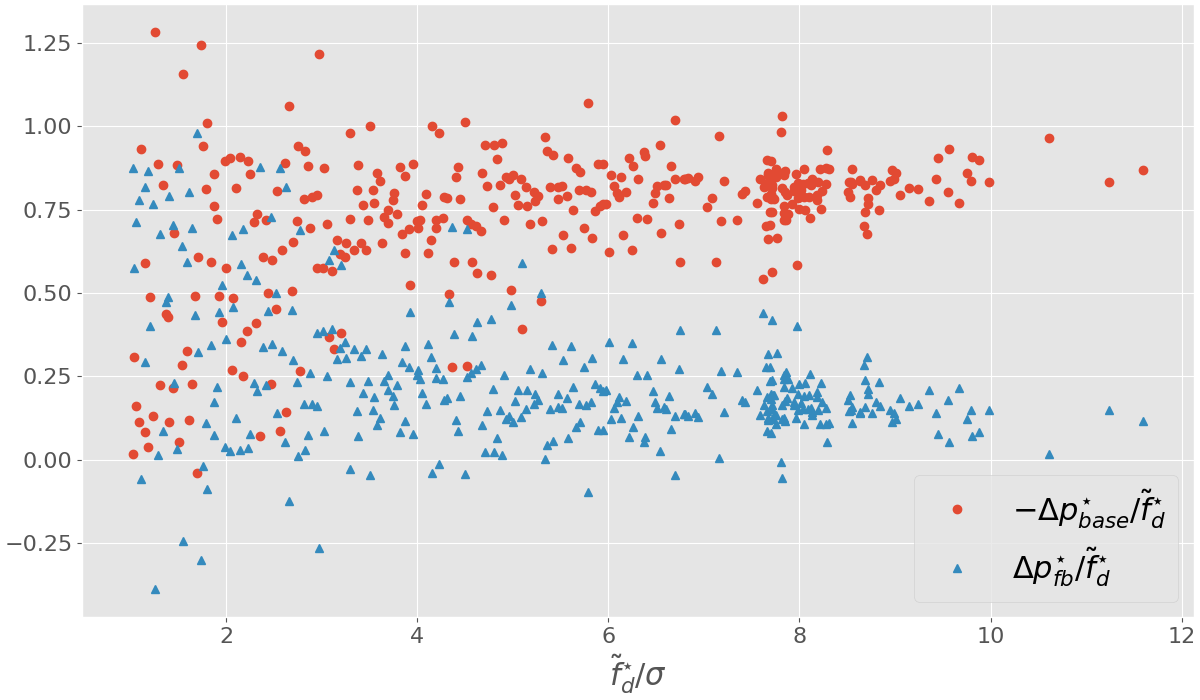

Source code (Python):
import csv
import os
import numpy as np
import matplotlib.style
import matplotlib.pyplot as plt
from os.path import abspath, dirname, join, basename, splitext

plt.style.use('ggplot')

prefix = join(
    abspath(dirname(__file__)), "data"
    )

meanPf = 5.68;
meanPr = 5.65;
meanDrag = 0.0252;
M = (meanPf + meanPr)/2;
sig = 0.0412;
mu = 0.0252;

path_csv = join(prefix, "peaks.csv")
csv_file_handle = open(path_csv, "r")

flucts_reader = csv.reader(csv_file_handle, delimiter=",")
flucts = [_tuple for i, _tuple in enumerate(flucts_reader) if os.path.isfile(join(prefix, "event_{}/dragFile.dat".format(i)))]
csv_file_handle.seek(0)
event_dirs = [join(prefix, "event_{}".format(i)) for i, _tuple in enumerate(flucts_reader) if os.path.isfile(join(prefix, "event_{}/dragFile.dat".format(i)))]
csv_file_handle.close()
NbExtremeEvents = 104
prefix = '/home/tlestang/transition_hdd/thibault/These/lbm_code/seq/draft/etude_dynamique/instant_events/'
extreme_event_dirs = [os.path.join(prefix, "event_{}_feb".format(i+1)) for i in range(NbExtremeEvents)]

maxDrag = []
frontContrib = []
rearContrib = []
for counter, fluct in enumerate(flucts):
    dir_name, init_file, nb_timesteps, peak, value = fluct
    drag = np.fromfile(os.path.join(event_dirs[counter],'dragFile.dat'), float, -1, "")
    pFront = np.fromfile(os.path.join(event_dirs[counter],'pFront.dat'), float, -1, "")
    pRear = np.fromfile(os.path.join(event_dirs[counter],'pRear.dat'), float, -1, "")
    vTop = np.fromfile(os.path.join(event_dirs[counter],'viscousTop.dat'), float, -1, "")
    vBot = np.fromfile(os.path.join(event_dirs[counter],'viscousBot.dat'), float, -1, "")
    vFront = np.fromfile(os.path.join(event_dirs[counter],'viscousFront.dat'), float, -1, "")
    vRear = np.fromfile(os.path.join(event_dirs[counter],'viscousRear.dat'), float, -1, "")

    t_star = min(int(nb_timesteps), 2000)
    maxDrag.append(drag[t_star])
    frontContrib.append((pFront[t_star]-meanPf)/(maxDrag[counter]-meanDrag))
    rearContrib.append((meanPr+pRear[t_star])/(maxDrag[counter]-meanDrag))
for dir_name in extreme_event_dirs:
    drag = np.fromfile(os.path.join(dir_name,'data_force.datout'), float, -1, "")
    pFront = np.fromfile(os.path.join(dir_name,'pFront.dat'), float, -1, "")
    pRear = np.fromfile(os.path.join(dir_name,'pRear.dat'), float, -1, "")
    vTop = np.fromfile(os.path.join(dir_name,'viscousTop.dat'), float, -1, "")
    vBot = np.fromfile(os.path.join(dir_name,'viscousBot.dat'), float, -1, "")
    vFront = np.fromfile(os.path.join(dir_name,'viscousFront.dat'), float, -1, "")
    vRear = np.fromfile(os.path.join(dir_name,'viscousRear.dat'), float, -1, "")

    _maxDrag = np.amax(drag)
    maxDrag.append(_maxDrag)
    I = np.argmax(drag)
    frontContrib.append((pFront[I]-meanPf)/(_maxDrag-meanDrag));
    rearContrib.append((meanPr+pRear[I])/(_maxDrag-meanDrag));
    
maxDrag = np.array(maxDrag)
maxDrag = (maxDrag-mu) / sig
    
fig,ax = plt.subplots(figsize=(12,7), constrained_layout=True)

lineRear, =ax.plot(maxDrag, rearContrib, marker='o', label=r'$-\Delta p^{\star}_{base}/\tilde{f}^{\star}_d$')
lineRear.set_linestyle('None')

lineFront, =ax.plot(maxDrag, frontContrib, marker='^', label=r'$\Delta p^{\star}_{fb}/\tilde{f}^{\star}_d$')
lineFront.set_linestyle('None')

ax.set_xlabel(r'$\tilde{f}^{\star}_d / \sigma$',fontsize=22)
ax.legend(loc='lower right', fontsize=22)
plt.xticks(fontsize=16)
plt.yticks(fontsize=16)

fname = join(
    abspath(dirname(__file__)), basename(splitext(__file__)[0]) + ".eps"
    )

plt.savefig(fname)
